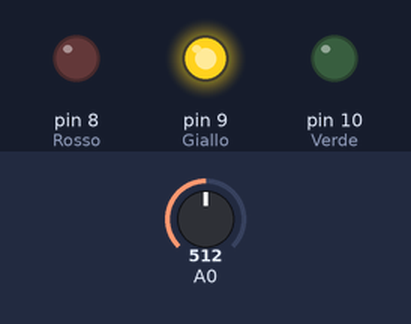
A sketch run on a simulated Arduino Uno, built with avr-gcc and run on an emulated ATmega328P. Shown: output pins drawn as LEDs (lit = HIGH). Inputs (shaded band) come from the test bench; at power-on: A0 = 512.

Above: at 1.5 s.
1.6 s: A0 set to 466
3.1 s: A0 set to 432
At 3.5 s:
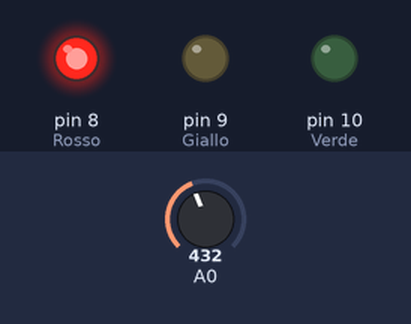
4.6 s: A0 set to 583
At 6.1 s:
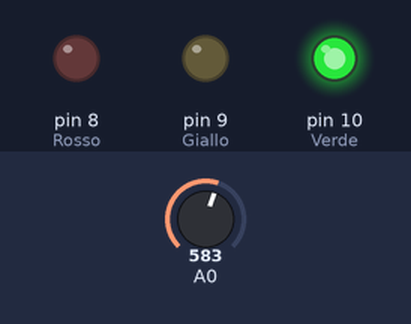
6.4 s: A0 set to 555
At 7.5 s:
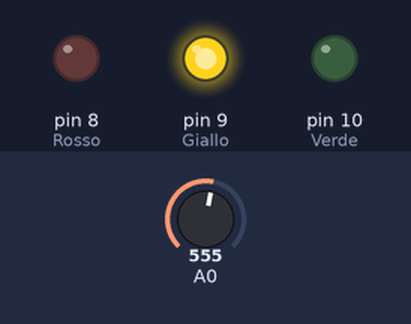
8.2 s: A0 set to 440
At 8.9 s:
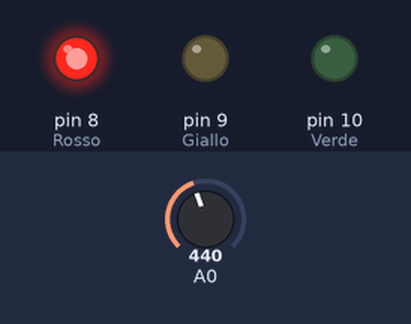
Timing chart, 0 to 11.0 s (numbered marks = the images above; inputs shaded):
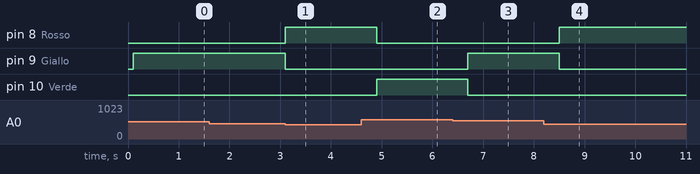

The sketch:

arduino_controllo_carica_scarica_batteria.ino
```cpp
////////////////////////////////////////

// http://www.progettiarduino.com
//Autore Fancello Salvatore

///////////////////////////////////////

int valore;  //dichiaro la variabile valore che memorizzerà il valore dato dal convertitore analogico-digitale
int Rosso=8;  //dichiaro una variabile intera in cui collegherò il LED rosso
int Giallo=9; //dichiaro una variabile intera in cui collegherò il LED giallo
int Verde=10; //dichiaro una variabile intera in cui collegherò il LED verde

void setup()
 {
  pinMode(8,OUTPUT);  //dico ad Arduino che il pin 8 (ENTRATA/USCITA DIGITALE) è da usare come OUTPUT
  pinMode(9,OUTPUT);  //dico ad Arduino che il pin 9 (ENTRATA/USCITA DIGITALE) è da usare come OUTPUT
  pinMode(10,OUTPUT); //dico ad Arduino che il pin 10(ENTRATA/USCITA DIGITALE) è da usare come OUTPUT
 }
void loop()
{
 delay(100); //aspetto(100 millisecondi);
 valore=analogRead(0); //Leggo il valore analogico alla porta A0 e lo metto dentro "valore"
 if (valore>573) //se valore maggiore di 573 allora....
   {
     digitalWrite(Rosso,LOW);
     digitalWrite(Giallo,LOW);
     digitalWrite(Verde,HIGH);
   }
   if ((valore<573)&&(valore >=450)) //se valore maggiore di 450 e valore minore di 573 allora....
   {
     digitalWrite(Rosso,LOW);
     digitalWrite(Giallo,HIGH);
     digitalWrite(Verde,LOW);
   }
   if (valore<450)//se valore minore di 450 allora....
   {
     digitalWrite(Rosso,HIGH);
     digitalWrite(Giallo,LOW);
     digitalWrite(Verde,LOW);
   }

 delay(500); //aspetto mezzo secondo
}
```

Measured:
- the behaviour switches between 450 and 449 on A0 (found by bisection; images 0 and 1)
- the behaviour switches between 573 and 572 on A0 (found by bisection; images 2 and 3)
- after the input at 1.6 s, every drawn part: stays the same
- after the input at 3.1 s, pin 8 (Rosso): LOW → HIGH at once; pin 9 (Giallo): HIGH → LOW at once
- after the input at 4.6 s, pin 8 (Rosso): HIGH → LOW after 0.30 s; pin 10 (Verde): LOW → HIGH after 0.30 s
- after the input at 6.4 s, pin 9 (Giallo): LOW → HIGH after 0.30 s; pin 10 (Verde): HIGH → LOW after 0.30 s
- after the input at 8.2 s, pin 8 (Rosso): LOW → HIGH after 0.30 s; pin 9 (Giallo): HIGH → LOW after 0.30 s
